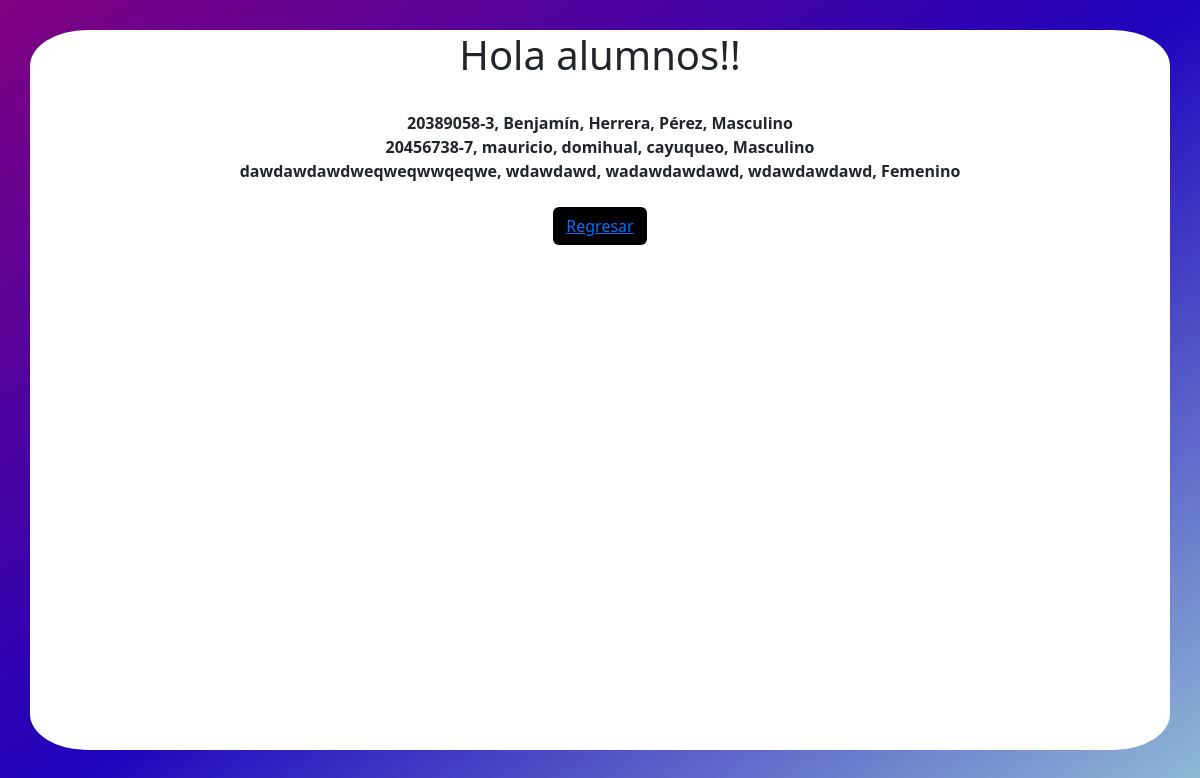
The app's page /formulario/index with its own data.
### formulario/models.py (models this page shows)
class Alumno(models.Model):
    rut              = models.CharField(primary_key=True, max_length=10)
    nombre           = models.CharField(max_length=20)
    apellido_paterno = models.CharField(max_length=20)
    apellido_materno = models.CharField(max_length=20)
    fecha_nacimiento = models.DateField(blank=False, null=False)
    id_genero        = models.ForeignKey('Genero',on_delete=models.CASCADE, db_column='idGenero')
    telefono         = models.CharField(max_length=45)
    email            = models.EmailField(unique=True, max_length=100, blank=True, null=True)
    direccion        = models.CharField(max_length=50, blank=True, null=True)
    activo           = models.IntegerField()

class Genero(models.Model):
    id_genero  = models.AutoField(db_column='idGenero', primary_key=True)
    genero     = models.CharField(max_length=20, blank=False, null=False)

### formulario/views.py (the view)
# urls.py: path('index', views.index, name='index'),
def index(request):
    alumnos = Alumno.objects.all()
    context={"alumnos":alumnos}
    return render(request, 'formulario/index.html', context)

### formulario/templates/formulario/index.html (shortened to what this page needs)
<!DOCTYPE html>
<html lang="es">
<head>
  {% load static %}
  <link rel="stylesheet" href="{% static 'css/estilos.css' %}">
  <link href="https://cdn.jsdelivr.net/npm/bootstrap@5.3.3/dist/css/bootstrap.min.css" rel="stylesheet"
 />
</head>
<body>
  <div class="container">
    <h1>Hola alumnos!!</h1>
    <br>
    {% for alumno in alumnos %}
    {{alumno.rut}}, {{alumno.nombre}}, {{alumno.apellido_paterno}},
    {{alumno.apellido_materno}}, {{alumno.id_genero.genero}} <br>
    {% endfor %}
    <br>
    <button class="btn" style="background-color: black; color: white;"><a href="/">Regresar</a></button>
  </div>
</body>
</html>

### static/CSS/estilos.css (style rules this page uses)
body { margin: 0; padding: 0; font-family: Arial, Helvetica, sans-serif; min-height: 100vh; background-image: linear-gradient(to bottom right, purple, rgb(31, 4, 189), rgb(150, 196, 214)); }
.container { width: 80vw; height: 90vh; padding: 1px; background-color: white; margin-top: 30px; border-radius: 5%; overflow: hidden; text-align: center; font-weight: bold; }

### records on screen
Alumno: rut "20389058-3", nombre "Benjamín", apellido_paterno "Herrera", apellido_materno "Pérez", id_genero.genero "Masculino"
Alumno: rut "20456738-7", nombre "mauricio", apellido_paterno "domihual", apellido_materno "cayuqueo", id_genero.genero "Masculino"
Alumno: rut "dawdawdawdweqweqwwqeqwe", nombre "wdawdawd", apellido_paterno "wadawdawdawd", apellido_materno "wdawdawdawd", id_genero.genero "Femenino"
